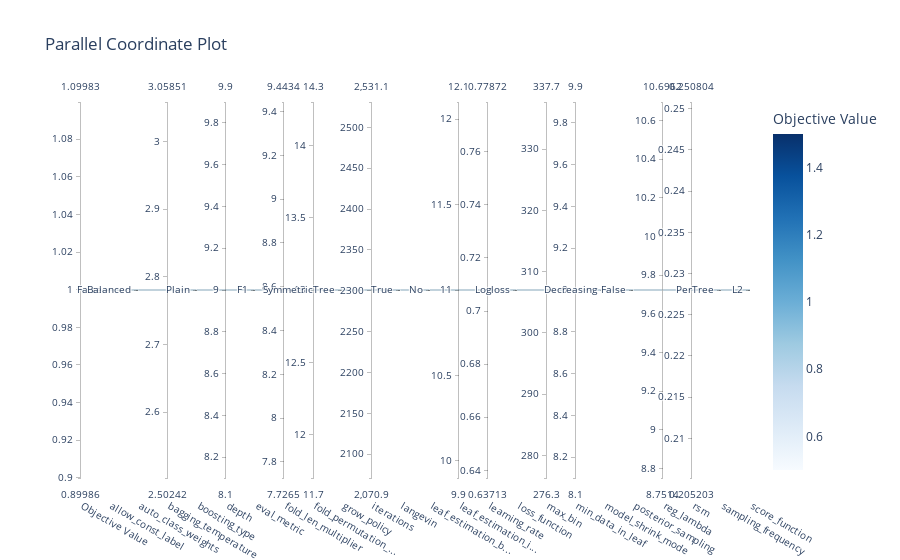

The cell this chart's notebook holds for it:
### Code cell
optuna.visualization.plot_parallel_coordinate(study)

### Figure 1 — Plotly figure (JSON) as saved in the notebook; plotly's stock layout.template omitted (floating-point values rounded to 4 significant figures)
{"data": [{"dimensions": [{"label": "Objective Value", "range": [0.9998, 0.9998], "values": [0.9998]}, {"label": "allow_const_label", "range": [0, 0], "ticktext": ["False"], "tickvals": [0], "values": [0]}, {"label": "auto_class_weights", "range": [0, 0], "ticktext": ["Balanced"], "tickvals": [0], "values": [0]}, {"label": "bagging_temperature", "range": [2.78, 2.78], "values": [2.78]}, {"label": "boosting_type", "range": [0, 0], "ticktext": ["Plain"], "tickvals": [0], "values": [0]}, {"label": "depth", "range": [9, 9], "values": [9]}, {"label": "eval_metric", "range": [0, 0], "ticktext": ["F1"], "tickvals": [0], "values": [0]}, {"label": "fold_len_multiplier", "range": [8.585, 8.585], "values": [8.585]}, {"label": "fold_permutation_...", "range": [13, 13], "values": [13]}, {"label": "grow_policy", "range": [0, 0], "ticktext": ["SymmetricTree"], "tickvals": [0], "values": [0]}, {"label": "iterations", "range": [2301, 2301], "values": [2301]}, {"label": "langevin", "range": [0, 0], "ticktext": ["True"], "tickvals": [0], "values": [0]}, {"label": "leaf_estimation_b...", "range": [0, 0], "ticktext": ["No"], "tickvals": [0], "values": [0]}, {"label": "leaf_estimation_i...", "range": [11, 11], "values": [11]}, {"label": "learning_rate", "range": [0.7079, 0.7079], "values": [0.7079]}, {"label": "loss_function", "range": [0, 0], "ticktext": ["Logloss"], "tickvals": [0], "values": [0]}, {"label": "max_bin", "range": [307, 307], "values": [307]}, {"label": "min_data_in_leaf", "range": [9, 9], "values": [9]}, {"label": "model_shrink_mode", "range": [0, 0], "ticktext": ["Decreasing"], "tickvals": [0], "values": [0]}, {"label": "posterior_sampling", "range": [0, 0], "ticktext": ["False"], "tickvals": [0], "values": [0]}, {"label": "reg_lambda", "range": [9.724, 9.724], "values": [9.724]}, {"label": "rsm", "range": [0.228, 0.228], "values": [0.228]}, {"label": "sampling_frequency", "range": [0, 0], "ticktext": ["PerTree"], "tickvals": [0], "values": [0]}, {"label": "score_function", "range": [0, 0], "ticktext": ["L2"], "tickvals": [0], "values": [0]}], "labelangle": 30, "labelside": "bottom", "line": {"color": [0.9998], "colorbar": {"title": {"text": "Objective Value"}}, "colorscale": [[0, "rgb(247,251,255)"], [0.125, "rgb(222,235,247)"], [0.25, "rgb(198,219,239)"], [0.375, "rgb(158,202,225)"], [0.5, "rgb(107,174,214)"], [0.625, "rgb(66,146,198)"], [0.75, "rgb(33,113,181)"], [0.875, "rgb(8,81,156)"], [1, "rgb(8,48,107)"]], "reversescale": false, "showscale": true}, "type": "parcoords"}], "layout": {"title": {"text": "Parallel Coordinate Plot"}}}
